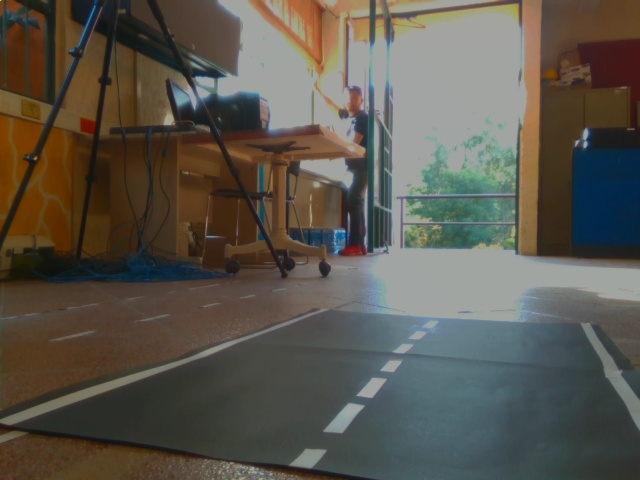
//> input picture src/automodelcar/src/Off_ROS_Image_Process/TestPictures/Luz2RGB_dobleCarril.jpg, 640 x 480 px
$ ./line_detection   (built with g++ and OpenCV 4)
//> lines starting //> are read from the running program, lines starting //| are printed output that depends on the picture; after the words box and inside, x2 and y2 are one past the last pixel; in counts of white or black regions, pixels touching at a corner belong together
#include <opencv2/opencv.hpp>
#include <opencv2/imgproc/imgproc.hpp>
#include <vector>

using namespace cv;
using namespace std;

bool DEBUG = true;
bool DIRECT_CONTROL = false;
int MAX_STEERING_ANGLE_LEFT = 20;
int MAX_STEERING_ANGLE_RIGHT = 160;
int MAX_VEL = -500;
int SERVO_STEP = 3;
int LANE_WIDTH = 50;
int SERVO_CENTER = 90;
bool DRIVE_RIGHT_LANE = true;
float STEERING_SPEED_RATIO = 1.2;

/* Global Constants initialization */
int RIGHT_LINE = -1;
int LEFT_LINE = 1;
int const RIGHT_LANE_ORIGIN = 120;
int const LEFT_LANE_ORIGIN = RIGHT_LANE_ORIGIN - LANE_WIDTH;
float const IMAGE_PERCENTAGE = 0.76;
int const ROW_STEP = 4;
int const SEARCH_RANGE = 10;
int const ALLOWED_DEVIATION = LANE_WIDTH/2;
int const FILTER_KERNEL_SIZE = 5;
int const GRAY_THRESHOLD = 50;
int const MAX_PEAK_HEIGHT = 25;
int const MAX_PEAK_WIDTH = 15;
int const SAFE_MARGIN = 10;
int const SPEED_INCREASE_STEP = 8;
int const SPEED_DECREASE_STEP = 10;
float const MULTIPLY_FACTOR = MAX_VEL / 100.0;
short int const GAP = 10;
short int const MIN_RIGHT_LINE_POINTS = 8;
short int const MIN_LEFT_LINE_POINTS = 5;
int last_center_position = RIGHT_LANE_ORIGIN;

int center_deviation = 0;
int curvature_degree = SERVO_CENTER;

void LocalMaximaValidation(
    int line,
    std::vector<int> local_maxima_found,
    std::vector<cv::Point> lane_centers,
    int current_row,
    std::vector<cv::Point>& line_points,
    int& index,
    bool& point_found_flag)
  {
    int dist_to_found_point = 0;
    int peak_location;
    cv::Point found_point;

    if (!(local_maxima_found.empty()))
    {
        // Get peak location accordingly to the line
        peak_location =
            line == RIGHT_LINE ?
            local_maxima_found.front() + index:
            local_maxima_found.back();

        // Set the first local maxima found as found point
        found_point =
            cv::Point(peak_location, current_row);

        // Euclidian distance from last right line point to found point
        dist_to_found_point =
            int(cv::norm(line_points.back() - found_point));

        // Point found validation through distance
        if (dist_to_found_point < ALLOWED_DEVIATION)
            {
                // Add found point to line
                line_points.push_back(found_point);
                // Adjust row index accordingly to the found point and
                // a search range value.
                index = line_points.back().x + line * SEARCH_RANGE;
                point_found_flag = true;
            }
        else
            // No right line point found
            index = lane_centers.back().x;
    }
    else
    {
        // No local maxima found
        index = lane_centers.back().x;
    }
  }

std::vector<int> LocMax_pw(std::vector<int> Vi, int pProm, int w)
//std::vector<int> LocMax(std::vector<uchar> Vi, int pP)
{

	//Búsqueda de máximos locales

	int Tam=Vi.size();
	std::vector<int>x,y,xProm,yProm, width;
	int j,d1,d2;
	int i=1;
	//ROS_INFO("Width: %i",Tam); 256
	while (i<Tam)
	{
		j=1;
		if ((Vi[i-1]<Vi[i])&&(Vi[i]>=Vi[i+1]))
		{
			while ((Vi[i]==Vi[i+j])&&((i+j)<Tam))
			{
				j++;
			}
			if (Vi[i]>Vi[i+j])
			{
				x.push_back(i);
				y.push_back(Vi[i]);
			}
		}
		i+=j;
	}

	int TamM=x.size();
	int pi,fi,px,py,fx,fy,fP, pmin, fmin,P;
	xProm.erase(xProm.begin(),xProm.end());
	for (i=0;i<TamM;i++)
	{
		pi=i-1;
		fi=i+1;
		py=0;
		fy=0;
		fP=0;

		if (pi>=0)
		{
			while ((pi>=1)&&(y[pi]<=y[i]))//
			{
				pi--;
			}
			py=y[pi]>y[i]? y[pi]:0;
		}
		if (fi<TamM)
		{
			while ((fi<TamM-1)&&(y[fi]<=y[i]))//
			{
				fi++;
			}
			fy=y[fi]>y[i]? y[fi]:0;
		}
	/////////////////////////////////////////////////////////////
		pmin=Vi[x[i]];
		fmin=Vi[x[i]];
		if ((py==0)&&(fy==0))
		{
			for (j=0;j<Tam;j++)
			{
				if (Vi[j]<pmin)
					pmin=Vi[j];
//			ROS_INFO("j1: %i",j);
			}
			P=pmin;

		}
		else
		{
			if (pi<0)
			{
				for (j=x[i];j>=0;j--)
				{
					if (Vi[j]<pmin)
						pmin=Vi[j];
				}

			}
			else
			{
				for (j=x[i];j>x[pi];j--)
				{
					if (Vi[j]<pmin)
						pmin=Vi[j];
				}

			}
			if (fi>=TamM-1)
			{
				for (j=x[i];j<Tam;j++)
				{
					if (Vi[j]<fmin)
					fmin=Vi[j];
				}

			}
			else
			{
				for (j=x[i];j<x[fi];j++)
				{
					if (Vi[j]<fmin)
					fmin=Vi[j];
				}

			}
			P= pmin>fmin? pmin:fmin;
		}
		j=1;
		while (((x[i]-j)>0)&&(Vi[x[i]-j]-P>(y[i]-P)/2))
			j++;
		d1=j;
		j=1;
		while (((x[i]+j)<Tam)&&(Vi[x[i]+j]-P>(y[i]-P)/2))
			j++;
		d2=j;
		int D=d2+d1;
		if ((y[i]-P>=pProm)&&(D<w))
		{
			xProm.push_back(x[i]);
			/*ROS_INFO("w: %i",D);
			int prom=y[i]-P;
			ROS_INFO("p: %i",prom);*/
		}

	}

	//return x;
	return xProm;//
}

void LineDetection(
    cv::Mat image,
    int image_height,
	int image_width,
    std::vector<cv::Point>& lane_centers,
    std::vector<cv::Point>& right_line_points,
    std::vector<cv::Point>& left_line_points)
{
    int left_index;
	int right_index;
	int current_row;
	int lane_center;
	float dist_to_found_center;
	bool right_line_point_found;
	bool left_line_point_found;
    std::vector<int> image_row_vector, local_maxima_found;
    cv::Point center_found;

    // Set initial conditions
    left_index = last_center_position;
    right_index = last_center_position;
	current_row = image_height - GAP;
	dist_to_found_center = -1.0;

	// Set initial line points
    lane_centers.push_back(
		cv::Point2f(last_center_position, image_height - ROW_STEP));
    left_line_points.push_back(cv::Point2f(
		last_center_position - (LANE_WIDTH/2), image_height - ROW_STEP));
    right_line_points.push_back(cv::Point2f(
		last_center_position + (LANE_WIDTH/2), image_height - ROW_STEP));

	// Image scanning by rows
	while (current_row > (image_height * IMAGE_PERCENTAGE))
  	{

		/* Right side scanning */
		right_line_point_found = false;
		// Prepare image row vector to scan
		image_row_vector =
			(std::vector<int>) image.row(current_row).colRange(right_index, image_width);
		// Search for local maxima
		local_maxima_found =
			LocMax_pw(image_row_vector, MAX_PEAK_HEIGHT, MAX_PEAK_WIDTH);
		// Local maxima validation (if found)
		LocalMaximaValidation(
			RIGHT_LINE,
			local_maxima_found,
			lane_centers,
			current_row,
			right_line_points,
			right_index,
			right_line_point_found);

		/* Left side scanning */
		left_line_point_found = false;
		// Prepare image row vector to scan
		image_row_vector =
			(std::vector<int>) image.row(current_row).colRange(0, left_index);
		// Search for local maxima
		local_maxima_found =
			LocMax_pw(image_row_vector, MAX_PEAK_HEIGHT, MAX_PEAK_WIDTH);
		// Local maxima validation (if found)
		LocalMaximaValidation(
			LEFT_LINE,
			local_maxima_found,
			lane_centers,
			current_row,
			left_line_points,
			left_index,
			left_line_point_found);

		// Center points calculation
		if (right_line_point_found == true)
		{
			int cent = right_line_points.back().x - (LANE_WIDTH/2) > SAFE_MARGIN ?
				right_line_points.back()
.x - (LANE_WIDTH/2) :
				SAFE_MARGIN;
            lane_centers.push_back(cv::Point2f(cent, current_row));
		 	last_center_position = lane_centers[2].x;
	 	}
		else if (left_line_point_found == true)
		{
			int cent = left_line_points.back().x + (LANE_WIDTH/2) < image_width - SAFE_MARGIN ?
				left_line_points.back().x + (LANE_WIDTH/2):
				image_width - SAFE_MARGIN;
            lane_centers.push_back(cv::Point2f(cent, current_row));
			last_center_position = lane_centers[2].x;
         }
         else
            last_center_position =
                DRIVE_RIGHT_LANE == true?
                RIGHT_LANE_ORIGIN :
                LEFT_LANE_ORIGIN;

		current_row -= ROW_STEP;
    }

    if(DEBUG)
	{
		// Draw lines begin
		cv::circle(
            image, cv::Point(left_line_points.front()),
            3, 55, -1);
		cv::circle(
            image, cv::Point(right_line_points.front()),
            3, 255, -1);

		// Draw lane centers
		for (std::vector<cv::Point>::iterator point =
			lane_centers.begin() ;
			point != lane_centers.end(); ++point)
			cv::circle(image, *point, 1, 155, -1);

		// Draw right line points
		for (std::vector<cv::Point>::iterator point =
			right_line_points.begin() ;
			point != right_line_points.end(); ++point)
			cv::circle(image, *point, 1, 250, -1);

		// Draw left line points
		for (std::vector<cv::Point>::iterator point =
			left_line_points.begin() ;
			point != left_line_points.end(); ++point)
			cv::circle(image, *point, 1, 50, -1);
	}
}

// Wrap perspective points
int a = 48, b = 48, c = 44, d = 44;
float scale_x = 0.4, scale_y = 1.2;
int startX=0,startY=90,width=640,height=350;

int main( int argc, char** argv )
{
	Mat img, image, img_cropped, img_scaled, img_scaled_gray, img_lambda,img_lambda3, img_lambda2, img_warped, img_warped3;
	String windowRGB = "Original RGB", windowCropped = "Cropped RGB",
		windowScaled = "Scaled Image", windowScaledGray = "Gray Scaled Image",
		windowLambda = "Lambda Image", windowWarped = "Warped Image";

	img = imread("/home/rodrigo/catkin_ws/src/line_detection_mio/TestPictures/Luz2RGB_dobleCarril.jpg");
//> img is the input picture: 480 rows x 640 cols, CV_8UC3; mean B, G, R 76.5, 86, 90.2
	if(! img.data)
	{
		cout<<"Sorry couldnt find the image"<<endl;
		return -1;
	}


	// Region of interest
	Mat ROI(img, Rect(startX,startY,width,height));
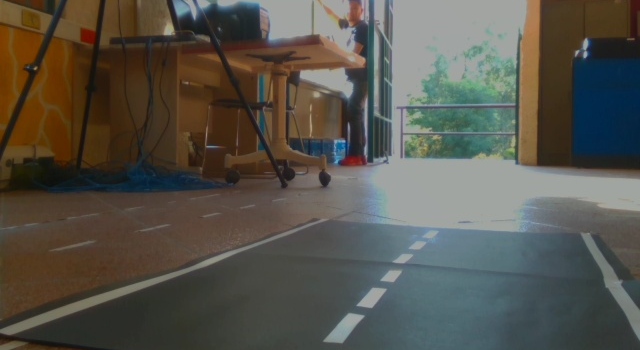
//> ROI: 350 rows x 640 cols, CV_8UC3; mean B, G, R 75.4, 84, 86.5
	ROI.copyTo(img_cropped);

	namedWindow(windowCropped);
	imshow(windowCropped, img_cropped);


	// Image Resizing
	resize(img_cropped, img_scaled, Size(), scale_x, scale_y, CV_INTER_LINEAR);
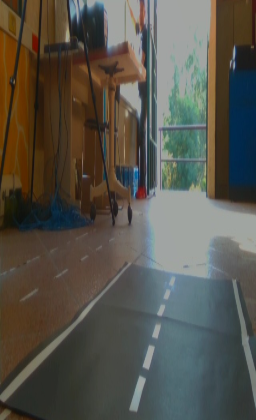
//> img_scaled: 420 rows x 256 cols, CV_8UC3; mean B, G, R 75.4, 83.9, 86.4

	// To gray scale color transform
	cvtColor(img_scaled, img_scaled_gray, CV_BGR2GRAY);
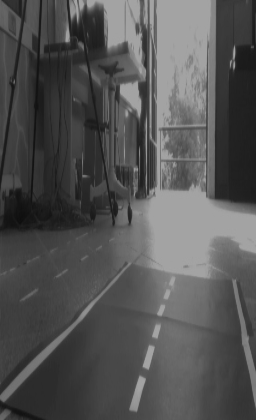
//> img_scaled_gray: 420 rows x 256 cols, CV_8UC1; min 14, max 166, mean 83.7

	// Points used for homology
	cv::Point2f image_points[4], object_points[4];

	// Get image size
	int image_width = img_scaled_gray.size().width;
	int image_height = img_scaled_gray.size().height;

    object_points[0].x = 0;
    object_points[0].y = 280;
    object_points[1].x = image_width;
    object_points[1].y = 280;
    object_points[2].x = 0;
    object_points[2].y = image_height;
    object_points[3].x = image_width;
    object_points[3].y = image_height;

    image_points[0].x = 0;
    image_points[0].y = 0;
    image_points[1].x = image_width;
    image_points[1].y = 0;
    image_points[2].x = image_width/2 - 43;	//////////////
    image_points[2].y = image_height;
    image_points[3].x = image_width/2 + 43;	//////////////
    image_points[3].y = image_height;

    img_lambda3 = cv::getPerspectiveTransform(object_points, image_points);
    cv::warpPerspective(img_scaled_gray, img_warped,
    					img_lambda3, img_scaled_gray.size());
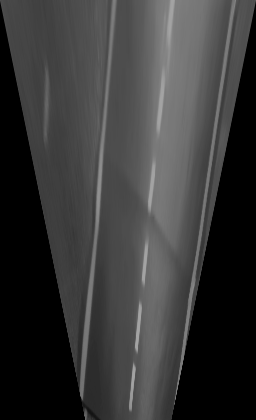
//> img_warped: 420 rows x 256 cols, CV_8UC1; min 0, max 164, mean 55.9
	namedWindow("warped3");
	imshow("warped3", img_warped);


	cout << "Original Width : " << img.size().width << endl;			//Ancho de la imagen original
//| Original Width : 640
	cout << "Original Height: " << img.size().height << endl;		//Largo de la imagen original
//| Original Height: 480

	//namedWindow(windowCropped);
	//imshow(windowCropped, img_cropped);

	namedWindow(windowScaled);
	imshow(windowScaled, img_scaled_gray);

	//namedWindow(windowWarped);
	//imshow(windowWarped, img_warped);

	cout << "Cropped Width : " << img_scaled.size().width << endl;		//Ancho de la imagen cortada
//| Cropped Width : 256
	cout << "Cropped Height: " << img_scaled.size().height << endl;		//Largo de la imagen cortada
//| Cropped Height: 420

	cout << "Scaled Gray Width : " << image_width << endl;		//Ancho de la imagen cortada
//| Scaled Gray Width : 256
	cout << "Scaled Gray Height: " << image_height << endl;		//Largo de la imagen cortada
//| Scaled Gray Height: 420

	//////////////////////////////////////////////////////////////////////////
	std::vector<cv::Point> lane_centers;
	std::vector<cv::Point> left_line_points;
	std::vector<cv::Point> right_line_points;
	bool line_found;
	bool right_line_found;
	bool left_line_found;
	cv::Vec4f line;

	// Image allocator and shape extraction
	image = img_warped;
	image_height = image.size().height;
	image_width = image.size().width;

	// Color transform used to fill black corners
	float IMAGE_PERCENTAGE = 0.66;
	int GRAY_THRESHOLD = 30, FILTER_KERNEL_SIZE = 3;

	//namedWindow(windowCropped);
	//imshow(windowCropped, image);

	medianBlur(image, image, FILTER_KERNEL_SIZE); //Blurs an image using the median filter.
//> image: 420 rows x 256 cols, CV_8UC1; 14.18% of pixels changed, all inside (x1, y1, x2, y2) = (0, 0, 256, 420)

	LineDetection(image, image_height, image_width, lane_centers,
					 right_line_points, left_line_points);
//> in LineDetection, `lane_centers.push_back( cv::Point2f(last_center_position, image_height..`: lane_centers = 1 Point (x, y): [120, 416]
//> in LineDetection, `left_line_points.push_back(cv::Point2f( last_center_position - (LANE_W..`: left_line_points = 1 Point (x, y): [95, 416]
//> in LineDetection, `right_line_points.push_back(cv::Point2f( last_center_position + (LANE_..`: right_line_points = 1 Point (x, y): [145, 416]
//> the loop in LineDetection, `while (current_row > (image_height * IMAGE_PERCENTAGE))` made 23 passes
//> (Tam in LocMax_pw, peak_location in LocalMaximaValidation, found_point in LocalMaximaValidation, dist_to_found_point in LocalMaximaValidation, index in LocalMaximaValidation, Tam in LocMax_pw (second call), peak_location in LocalMaximaValidation (second call)) on passes 9, 13, 15, 19, 21: (150, 132, Point(132, 378), 40, 106, 91, 82), (149, 181, Point(181, 362), 64, 107, 92, 83), (148, 182, Point(182, 354), 72, 108, 93, 84), (147, 184, Point(184, 338), 87, 109, 94, 85), (146, 185, Point(185, 330), 94, 110, 95, 86)
//> after the loop in LineDetection, `while (current_row > (image_height * IMAGE_PERCENTAGE))`: current_row = 318
//> the loop in LineDetection, `for (std::vector<cv::Point>::iterator point = lane_centers.begin() ; p..` made 22 passes
//> after the loop in LineDetection, `for (std::vector<cv::Point>::iterator point =`:
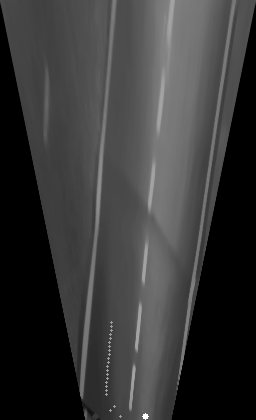
//> image: 420 rows x 256 cols, CV_8UC1; min 0, max 255, mean 56
//> the loop in LineDetection, `for (std::vector<cv::Point>::iterator point = right_line_points.begin(..` made 1 pass
//> the loop in LineDetection, `for (std::vector<cv::Point>::iterator point = left_line_points.begin()..` made 22 passes
//> lane_centers = 22 Points (x, y), first 12: [120, 416], [110, 410], [114, 406], [106, 394], [106, 390], [106, 386], [106, 382], [107, 378], [107, 374], [107, 370], [107, 366], [108, 362]; right_line_points = 1 Point (x, y): [145, 416]; left_line_points = 22 Points (x, y), first 12: [95, 416], [85, 410], [89, 406], [81, 394], [81, 390], [81, 386], [81, 382], [82, 378], [82, 374], [82, 370], [82, 366], [83, 362]

	windowCropped = "LINE DETECTION";
	namedWindow(windowCropped);
	imshow(windowCropped, image);

	// Curvature degree calculation
	line_found = false;
	right_line_found = false;
	left_line_found = false;
	if (right_line_points.size() > MIN_RIGHT_LINE_POINTS)
	{
	     cv::fitLine(
			 right_line_points, line,
			 CV_DIST_L2, 0, 0.01 ,0.01);
	     line_found = true;
	     right_line_found = true;
	}
	else if (left_line_points.size() > MIN_LEFT_LINE_POINTS)
	{
	     cv::fitLine(
			 left_line_points, line,
			 CV_DIST_L2, 0, 0.01, 0.01);
	     line_found = true;
	     left_line_found = true;
	}

	if (line_found == true)
	{
	    center_deviation = int(image_width/2) - lane_centers[1].x;
//> center_deviation = 18
		int p1 = line[2];
//> p1 = 84
		int p2 = line[3];
//> p2 = 365
	    int p3 = (line[2]+1)+100*line[0];
//> p3 = 86
		int p4 = (line[3]+1)+100*line[1];
//> p4 = 466

	    if (left_line_found == true)
	    {
			p3=left_line_points.back().x;
		 	p4=left_line_points.back().y;
//> p4 = 322
	    }
	    else if (right_line_found == true)
	    {
			p3=right_line_points.back().x;
			p4=right_line_points.back().y;
	    }

	    float m1 = p4 - p2;
//> m1 = -43
	    float m2 = p3 - p1;
//> m2 = 2
	    float m = (m2 / m1);
//> m = -0.0465

		curvature_degree = SERVO_CENTER + int(atan(m)*(180.0/M_PI));
//> curvature_degree = 88
		cout << "curvature_degree: " << curvature_degree << endl;
//| curvature_degree: 88
		cout << "center_deviation: " << center_deviation << endl;
//| center_deviation: 18

	}

	waitKey(0);
	destroyAllWindows();

	return 0;
}

$ run again, with src/automodelcar/src/Off_ROS_Image_Process/TestPictures/Arriba1.jpg copied over src/automodelcar/src/Off_ROS_Image_Process/TestPictures/Luz2RGB_dobleCarril.jpg
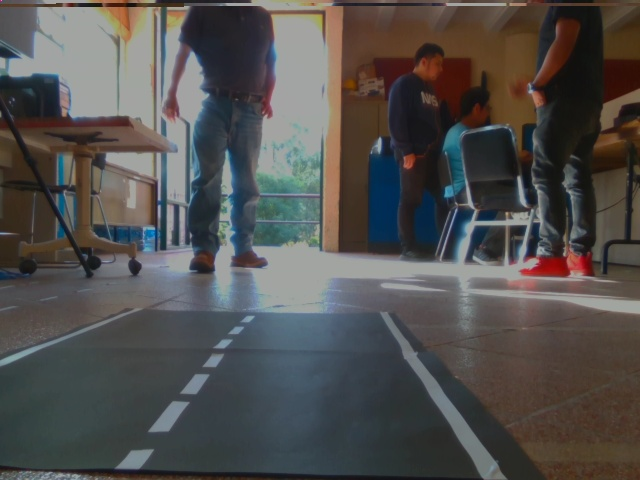
//> input picture src/automodelcar/src/Off_ROS_Image_Process/TestPictures/Arriba1.jpg, 640 x 480 px
//> img is the input picture: 480 rows x 640 cols, CV_8UC3; mean B, G, R 78.1, 79.7, 81.6
//| Original Width : 640
//| Original Height: 480
//| Cropped Width : 256
//| Cropped Height: 420
//| Scaled Gray Width : 256
//| Scaled Gray Height: 420
//> in LineDetection, `lane_centers.push_back( cv::Point2f(last_center_position, image_height..`: lane_centers = 1 Point (x, y): [120, 416]
//> in LineDetection, `left_line_points.push_back(cv::Point2f( last_center_position - (LANE_W..`: left_line_points = 1 Point (x, y): [95, 416]
//> in LineDetection, `right_line_points.push_back(cv::Point2f( last_center_position + (LANE_..`: right_line_points = 1 Point (x, y): [145, 416]
//> the loop in LineDetection, `while (current_row > (image_height * IMAGE_PERCENTAGE))` made 23 passes
//> (Tam in LocMax_pw, peak_location in LocalMaximaValidation, found_point in LocalMaximaValidation, dist_to_found_point in LocalMaximaValidation, index in LocalMaximaValidation, Tam in LocMax_pw (second call), peak_location in LocalMaximaValidation (second call)) on passes 12, 13, 19, 23: (118, 148, Point(148, 366), 4, 138, 114, 103), (118, 148, Point(148, 362), 4, 138, 113, 104), (117, 149, Point(149, 338), 4, 139, 124, 103), (117, 149, Point(149, 322), 4, 139, 113, 102)
//> after the loop in LineDetection, `while (current_row > (image_height * IMAGE_PERCENTAGE))`: current_row = 318
//> the loop in LineDetection, `for (std::vector<cv::Point>::iterator point = lane_centers.begin() ; p..` made 24 passes
//> after the loop in LineDetection, `for (std::vector<cv::Point>::iterator point =`:
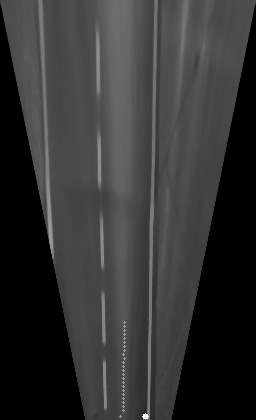
//> image: 420 rows x 256 cols, CV_8UC1; min 0, max 255, mean 51.4
//> the loop in LineDetection, `for (std::vector<cv::Point>::iterator point = right_line_points.begin(..` made 24 passes
//> the loop in LineDetection, `for (std::vector<cv::Point>::iterator point = left_line_points.begin()..` made 18 passes
//> after the loop in LineDetection, `for (std::vector<cv::Point>::iterator point =`:
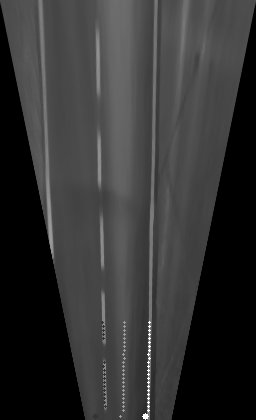
//> image: 420 rows x 256 cols, CV_8UC1; min 0, max 255, mean 51.5
//> `LineDetection(image, image_height, image_width, lane_centers, right_li..`: lane_centers = 24 Points (x, y), first 12: [120, 416], [123, 410], [123, 406], [123, 402], [123, 398], [123, 394], [123, 390], [123, 386], [123, 382], [123, 378], [123, 374], [123, 370]; right_line_points = 24 Points (x, y), first 12: [145, 416], [148, 410], [148, 406], [148, 402], [148, 398], [148, 394], [148, 390], [148, 386], [148, 382], [148, 378], [148, 374], [148, 370]; left_line_points = 18 Points (x, y), first 12: [95, 416], [105, 406], [104, 402], [104, 398], [104, 394], [104, 390], [104, 386], [104, 382], [104, 378], [104, 374], [104, 370], [103, 366]
//> line = [0.0221, -1, 148.2, 368.1]
//> center_deviation = 5
//> p1 = 148
//> p2 = 368
//> `int p3 = (line[2]+1)+100*line[0];`: p3 = 151
//> `int p4 = (line[3]+1)+100*line[1];`: p4 = 269
//> `p3=right_line_points.back().x;`: p3 = 149
//> `p4=right_line_points.back().y;`: p4 = 322
//> m1 = -46
//> m2 = 1
//> m = -0.0217
//> curvature_degree = 89
//| curvature_degree: 89
//| center_deviation: 5
